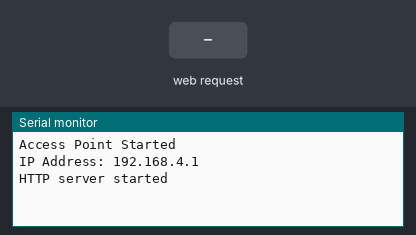
Bench run of a sketch on a simulated ESP32. On the bench: the last lines printed to the serial monitor. The test bench sets the inputs (shaded band).

Above: at 1.2 s.
1.3 s: HTTP request GET / received
At 2.3 s:
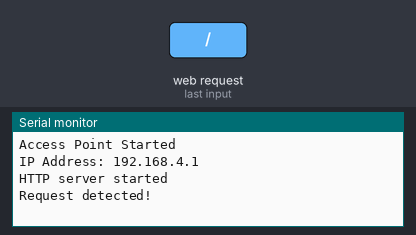
2.8 s: HTTP request GET /?cmd=w received
At 3.4 s:
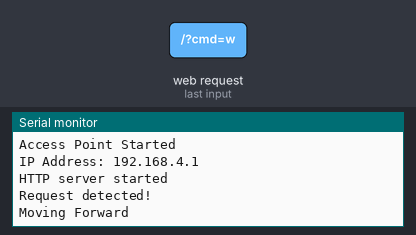
4.3 s: HTTP request GET /?cmd=s received
At 5.5 s:
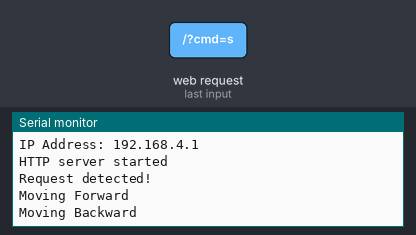
5.8 s: HTTP request GET /?cmd=a received
At 6.9 s:
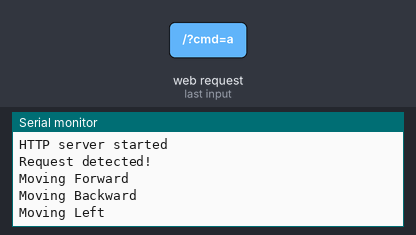
7.3 s: HTTP request GET /?cmd=d received
At 8.0 s:
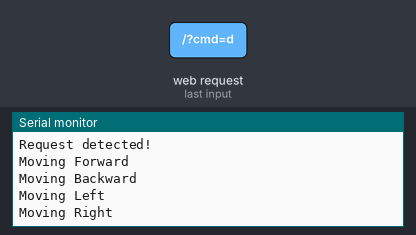
8.8 s: HTTP request GET /?cmd=1 received
At 9.2 s:
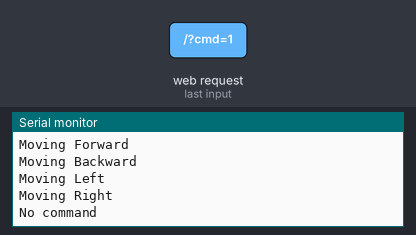

The sketch:

http.ino
```cpp
#include <WiFi.h>
#include <WebServer.h>

// WiFi credentials
const char* ssid = "ESP_test";
const char* password = "ESP_test";

// Static IP configuration
IPAddress staticIP(192, 168, 1, 100);  // However, 192.168.4.1 for some reason
IPAddress gateway(192, 168, 1, 1);
IPAddress subnet(255, 255, 255, 0);

WebServer server(80);

// HTML page with continuous input handling
// PROGMEM: Store data at Flash instead of SRAM.
// What is rawliteral: https://dragontory.tistory.com/3
const char index_html[] PROGMEM = R"rawliteral(
<!DOCTYPE HTML>
<html>
<head>
    <title>ESP32 Control Panel</title>
    <meta name="viewport" content="width=device-width, initial-scale=1">
    <style>
        body { font-family: Arial; text-align: center; margin: 0px auto; padding: 20px; }
        .button {
            background-color: #4CAF50;
            border: none;
            color: white;
            padding: 16px 16px;
            text-decoration: none;
            font-size: 30px;
            margin: 2px;
            cursor: pointer;
            border-radius: 4px;
            user-select: none;
            touch-action: none;
        }
        .button:active {
            background-color: #45a049;
        }
        .controls {
            display: grid;
            grid-template-columns: repeat(3, 1fr);
            gap: 10px;
            max-width: 300px;
            margin: 0 auto;
        }
        #response {
            margin-top: 20px;
            padding: 10px;
            background-color: #f0f0f0;
            border-radius: 4px;
        }
    </style>
</head>
<body>
    <h1>ESP32 Control Panel</h1>
    <div class="controls">
        <div></div>
        <button class="button" id="up">W</button>
        <div></div>
        <button class="button" id="left">A</button>
        <button class="button" id="down">S</button>
        <button class="button" id="right">D</button>
    </div>
    <div id="response">Response will appear here</div>

    <script>
        let activeButton = null;
        let isProcessing = false;
        let commandInterval = null;
        const COMMAND_INTERVAL = 100; // Send command every 100ms

        const buttons = {
            'up': 'w',
            'down': 's',
            'left': 'a',
            'right': 'd'
        };

        function sendCommand(cmd) {
            if (isProcessing) return;
            isProcessing = true;

            fetch(`/?cmd=${cmd}`)
                .then(response => response.text())
                .then(data => {
                    document.getElementById('response').innerText = data;
                    isProcessing = false;
                })
                .catch(error => {
                    console.error('Error:', error);
                    document.getElementById('response').innerText = 'Error sending command';
                    isProcessing = false;
                });
        }

        function startCommand(buttonId) {
            if (activeButton === buttonId) return;
            stopCommand();
            activeButton = buttonId;
            sendCommand(buttons[buttonId]);
            commandInterval = setInterval(() => {
                sendCommand(buttons[buttonId]);
            }, COMMAND_INTERVAL);
        }

        function stopCommand() {
            if (commandInterval) {
                clearInterval(commandInterval);
                commandInterval = null;
            }
            if (activeButton) {
                sendCommand('stop');
                activeButton = null;
            }
        }

        // Mouse/Touch event handlers
        Object.keys(buttons).forEach(buttonId => {
            const button = document.getElementById(buttonId);

            // Mouse events
            button.addEventListener('mousedown', (e) => {
                e.preventDefault();
                startCommand(buttonId);
            });

            // Touch events
            button.addEventListener('touchstart', (e) => {
                e.preventDefault();
                startCommand(buttonId);
            });
        });

        // Global mouse/touch up handlers
        document.addEventListener('mouseup', stopCommand);
        document.addEventListener('touchend', stopCommand);
        document.addEventListener('touchcancel', stopCommand);

        // Handle cases where mouse/touch leaves the window
        document.addEventListener('visibilitychange', stopCommand);
        window.addEventListener('blur', stopCommand);

        // Keyboard controls
        const keyMap = {
            'w': 'up',
            's': 'down',
            'a': 'left',
            'd': 'right',
            'ArrowUp': 'up',
            'ArrowDown': 'down',
            'ArrowLeft': 'left',
            'ArrowRight': 'right'
        };

        document.addEventListener('keydown', (e) => {
            const buttonId = keyMap[e.key];
            if (buttonId && !e.repeat) {
                startCommand(buttonId);
            }
        });

        document.addEventListener('keyup', (e) => {
            const buttonId = keyMap[e.key];
            if (buttonId && activeButton === buttonId) {
                stopCommand();
            }
        });
    </script>
</body>
</html>
)rawliteral";

String command = "";
String response = "";

void setup() {
  Serial.begin(115200);

  // Configure static IP before connecting
  if (!WiFi.config(staticIP, gateway, subnet)) {
    Serial.println("Failed to configure static IP");
  }

  // Set WiFi to AP mode and configure
  WiFi.mode(WIFI_AP);
  WiFi.softAP(ssid, password);

  Serial.println("Access Point Started");
  Serial.print("IP Address: ");
  Serial.println(WiFi.softAPIP());

  // Route for root / web page
  server.on("/", HTTP_GET, []() {
    if (server.hasArg("cmd")) {
      command = server.arg("cmd");  // This has to be global variable.
      response = "No command";      // This also has to be global variable.

      if (command == "w") {
        response = "Moving Forward";
      } else if (command == "s") {
        response = "Moving Backward";
      } else if (command == "a") {
        response = "Moving Left";
      } else if (command == "d") {
        response = "Moving Right";
      } else if (command == "stop") {
        response = "yaw or something passive like that";
      }
      server.send(200, "text/plain", response);
      Serial.println(response);
    } else {
      server.send(200, "text/html", index_html);
      Serial.println("Request detected!");
    }
  });

  server.begin();
  Serial.println("HTTP server started");
}

void loop() {
  // set
  server.handleClient();  // get command
  command = "stop";
}
```

Measured:
- after the input at 1.3 s, the serial monitor: prints a new line at once (image 1)
- after the input at 2.8 s, the serial monitor: prints a new line at once (image 2)
- after the input at 4.3 s, the serial monitor: prints a new line at once (image 3)
- after the input at 5.8 s, the serial monitor: prints a new line at once (image 4)
- after the input at 7.3 s, the serial monitor: prints a new line at once (image 5)
- after the input at 8.8 s, the serial monitor: prints a new line at once (image 6)
